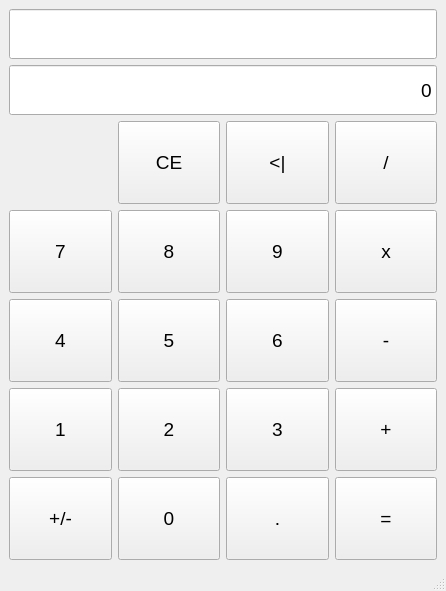
<?xml version="1.0" encoding="UTF-8"?>
<ui version="4.0">
 <class>MainWindow</class>
 <widget class="QMainWindow" name="MainWindow">
  <property name="geometry">
   <rect>
    <x>0</x>
    <y>0</y>
    <width>446</width>
    <height>591</height>
   </rect>
  </property>
  <property name="font">
   <font>
    <pointsize>8</pointsize>
   </font>
  </property>
  <property name="windowTitle">
   <string>MainWindow</string>
  </property>
  <widget class="QWidget" name="centralwidget">
   <layout class="QGridLayout" name="gridLayout_2">
    <item row="0" column="0">
     <layout class="QVBoxLayout" name="verticalLayout">
      <item>
       <widget class="QLineEdit" name="expressionLineEdit">
        <property name="minimumSize">
         <size>
          <width>0</width>
          <height>50</height>
         </size>
        </property>
        <property name="font">
         <font>
          <pointsize>14</pointsize>
          <weight>50</weight>
          <bold>false</bold>
         </font>
        </property>
        <property name="mouseTracking">
         <bool>true</bool>
        </property>
        <property name="inputMethodHints">
         <set>Qt::ImhNone</set>
        </property>
        <property name="inputMask">
         <string/>
        </property>
        <property name="alignment">
         <set>Qt::AlignRight|Qt::AlignTrailing|Qt::AlignVCenter</set>
        </property>
        <property name="placeholderText">
         <string/>
        </property>
       </widget>
      </item>
      <item>
       <widget class="QLineEdit" name="mainLineEdit">
        <property name="minimumSize">
         <size>
          <width>0</width>
          <height>50</height>
         </size>
        </property>
        <property name="font">
         <font>
          <pointsize>14</pointsize>
          <weight>50</weight>
          <bold>false</bold>
         </font>
        </property>
        <property name="text">
         <string>0</string>
        </property>
        <property name="alignment">
         <set>Qt::AlignRight|Qt::AlignTrailing|Qt::AlignVCenter</set>
        </property>
        <property name="placeholderText">
         <string/>
        </property>
       </widget>
      </item>
      <item>
       <layout class="QGridLayout" name="gridLayout">
        <item row="1" column="1">
         <widget class="QPushButton" name="pushButton_5">
          <property name="sizePolicy">
           <sizepolicy hsizetype="Minimum" vsizetype="Expanding">
            <horstretch>0</horstretch>
            <verstretch>0</verstretch>
           </sizepolicy>
          </property>
          <property name="font">
           <font>
            <pointsize>14</pointsize>
            <weight>50</weight>
            <italic>false</italic>
            <bold>false</bold>
            <underline>false</underline>
            <strikeout>false</strikeout>
           </font>
          </property>
          <property name="text">
           <string>8</string>
          </property>
         </widget>
        </item>
        <item row="1" column="2">
         <widget class="QPushButton" name="pushButton_9">
          <property name="sizePolicy">
           <sizepolicy hsizetype="Minimum" vsizetype="Expanding">
            <horstretch>0</horstretch>
            <verstretch>0</verstretch>
           </sizepolicy>
          </property>
          <property name="font">
           <font>
            <pointsize>14</pointsize>
            <weight>50</weight>
            <italic>false</italic>
            <bold>false</bold>
            <underline>false</underline>
            <strikeout>false</strikeout>
           </font>
          </property>
          <property name="text">
           <string>9</string>
          </property>
         </widget>
        </item>
        <item row="2" column="2">
         <widget class="QPushButton" name="pushButton_10">
          <property name="sizePolicy">
           <sizepolicy hsizetype="Minimum" vsizetype="Expanding">
            <horstretch>0</horstretch>
            <verstretch>0</verstretch>
           </sizepolicy>
          </property>
          <property name="font">
           <font>
            <pointsize>14</pointsize>
            <weight>50</weight>
            <italic>false</italic>
            <bold>false</bold>
            <underline>false</underline>
            <strikeout>false</strikeout>
           </font>
          </property>
          <property name="text">
           <string>6</string>
          </property>
         </widget>
        </item>
        <item row="2" column="1">
         <widget class="QPushButton" name="pushButton_6">
          <property name="sizePolicy">
           <sizepolicy hsizetype="Minimum" vsizetype="Expanding">
            <horstretch>0</horstretch>
            <verstretch>0</verstretch>
           </sizepolicy>
          </property>
          <property name="font">
           <font>
            <pointsize>14</pointsize>
            <weight>50</weight>
            <italic>false</italic>
            <bold>false</bold>
            <underline>false</underline>
            <strikeout>false</strikeout>
           </font>
          </property>
          <property name="text">
           <string>5</string>
          </property>
         </widget>
        </item>
        <item row="3" column="3">
         <widget class="QPushButton" name="pushButton_15">
          <property name="sizePolicy">
           <sizepolicy hsizetype="Minimum" vsizetype="Expanding">
            <horstretch>0</horstretch>
            <verstretch>0</verstretch>
           </sizepolicy>
          </property>
          <property name="font">
           <font>
            <pointsize>14</pointsize>
            <weight>50</weight>
            <italic>false</italic>
            <bold>false</bold>
            <underline>false</underline>
            <strikeout>false</strikeout>
           </font>
          </property>
          <property name="text">
           <string>+</string>
          </property>
         </widget>
        </item>
        <item row="3" column="2">
         <widget class="QPushButton" name="pushButton_11">
          <property name="sizePolicy">
           <sizepolicy hsizetype="Minimum" vsizetype="Expanding">
            <horstretch>0</horstretch>
            <verstretch>0</verstretch>
           </sizepolicy>
          </property>
          <property name="font">
           <font>
            <pointsize>14</pointsize>
            <weight>50</weight>
            <italic>false</italic>
            <bold>false</bold>
            <underline>false</underline>
            <strikeout>false</strikeout>
           </font>
          </property>
          <property name="text">
           <string>3</string>
          </property>
         </widget>
        </item>
        <item row="3" column="0">
         <widget class="QPushButton" name="pushButton_3">
          <property name="sizePolicy">
           <sizepolicy hsizetype="Minimum" vsizetype="Expanding">
            <horstretch>0</horstretch>
            <verstretch>0</verstretch>
           </sizepolicy>
          </property>
          <property name="font">
           <font>
            <pointsize>14</pointsize>
            <weight>50</weight>
            <italic>false</italic>
            <bold>false</bold>
            <underline>false</underline>
            <strikeout>false</strikeout>
           </font>
          </property>
          <property name="text">
           <string>1</string>
          </property>
         </widget>
        </item>
        <item row="3" column="1">
         <widget class="QPushButton" name="pushButton_7">
          <property name="sizePolicy">
           <sizepolicy hsizetype="Minimum" vsizetype="Expanding">
            <horstretch>0</horstretch>
            <verstretch>0</verstretch>
           </sizepolicy>
          </property>
          <property name="font">
           <font>
            <pointsize>14</pointsize>
            <weight>50</weight>
            <italic>false</italic>
            <bold>false</bold>
            <underline>false</underline>
            <strikeout>false</strikeout>
           </font>
          </property>
          <property name="text">
           <string>2</string>
          </property>
         </widget>
        </item>
        <item row="2" column="3">
         <widget class="QPushButton" name="pushButton_14">
          <property name="sizePolicy">
           <sizepolicy hsizetype="Minimum" vsizetype="Expanding">
            <horstretch>0</horstretch>
            <verstretch>0</verstretch>
           </sizepolicy>
          </property>
          <property name="font">
           <font>
            <pointsize>14</pointsize>
            <weight>50</weight>
            <italic>false</italic>
            <bold>false</bold>
            <underline>false</underline>
            <strikeout>false</strikeout>
           </font>
          </property>
          <property name="text">
           <string>-</string>
          </property>
         </widget>
        </item>
        <item row="4" column="1">
         <widget class="QPushButton" name="pushButton_8">
          <property name="sizePolicy">
           <sizepolicy hsizetype="Minimum" vsizetype="Expanding">
            <horstretch>0</horstretch>
            <verstretch>0</verstretch>
           </sizepolicy>
          </property>
          <property name="font">
           <font>
            <pointsize>14</pointsize>
            <weight>50</weight>
            <italic>false</italic>
            <bold>false</bold>
            <underline>false</underline>
            <strikeout>false</strikeout>
           </font>
          </property>
          <property name="text">
           <string>0</string>
          </property>
         </widget>
        </item>
        <item row="1" column="3">
         <widget class="QPushButton" name="pushButton_13">
          <property name="sizePolicy">
           <sizepolicy hsizetype="Minimum" vsizetype="Expanding">
            <horstretch>0</horstretch>
            <verstretch>0</verstretch>
           </sizepolicy>
          </property>
          <property name="font">
           <font>
            <pointsize>14</pointsize>
            <weight>50</weight>
            <italic>false</italic>
            <bold>false</bold>
            <underline>false</underline>
            <strikeout>false</strikeout>
           </font>
          </property>
          <property name="text">
           <string>x</string>
          </property>
         </widget>
        </item>
        <item row="4" column="3">
         <widget class="QPushButton" name="pushButton_16">
          <property name="sizePolicy">
           <sizepolicy hsizetype="Minimum" vsizetype="Expanding">
            <horstretch>0</horstretch>
            <verstretch>0</verstretch>
           </sizepolicy>
          </property>
          <property name="font">
           <font>
            <pointsize>14</pointsize>
            <weight>50</weight>
            <italic>false</italic>
            <bold>false</bold>
            <underline>false</underline>
            <strikeout>false</strikeout>
           </font>
          </property>
          <property name="text">
           <string>=</string>
          </property>
         </widget>
        </item>
        <item row="1" column="0">
         <widget class="QPushButton" name="pushButton">
          <property name="sizePolicy">
           <sizepolicy hsizetype="Minimum" vsizetype="Expanding">
            <horstretch>0</horstretch>
            <verstretch>0</verstretch>
           </sizepolicy>
          </property>
          <property name="font">
           <font>
            <pointsize>14</pointsize>
            <weight>50</weight>
            <italic>false</italic>
            <bold>false</bold>
            <underline>false</underline>
            <strikeout>false</strikeout>
           </font>
          </property>
          <property name="text">
           <string>7</string>
          </property>
         </widget>
        </item>
        <item row="4" column="0">
         <widget class="QPushButton" name="pushButton_4">
          <property name="sizePolicy">
           <sizepolicy hsizetype="Minimum" vsizetype="Expanding">
            <horstretch>0</horstretch>
            <verstretch>0</verstretch>
           </sizepolicy>
          </property>
          <property name="font">
           <font>
            <pointsize>14</pointsize>
            <weight>50</weight>
            <italic>false</italic>
            <bold>false</bold>
            <underline>false</underline>
            <strikeout>false</strikeout>
           </font>
          </property>
          <property name="text">
           <string>+/-</string>
          </property>
         </widget>
        </item>
        <item row="2" column="0">
         <widget class="QPushButton" name="pushButton_2">
          <property name="sizePolicy">
           <sizepolicy hsizetype="Minimum" vsizetype="Expanding">
            <horstretch>0</horstretch>
            <verstretch>0</verstretch>
           </sizepolicy>
          </property>
          <property name="font">
           <font>
            <pointsize>14</pointsize>
            <weight>50</weight>
            <italic>false</italic>
            <bold>false</bold>
            <underline>false</underline>
            <strikeout>false</strikeout>
           </font>
          </property>
          <property name="text">
           <string>4</string>
          </property>
         </widget>
        </item>
        <item row="4" column="2">
         <widget class="QPushButton" name="pushButton_12">
          <property name="sizePolicy">
           <sizepolicy hsizetype="Minimum" vsizetype="Expanding">
            <horstretch>0</horstretch>
            <verstretch>0</verstretch>
           </sizepolicy>
          </property>
          <property name="font">
           <font>
            <pointsize>14</pointsize>
            <weight>50</weight>
            <italic>false</italic>
            <bold>false</bold>
            <underline>false</underline>
            <strikeout>false</strikeout>
           </font>
          </property>
          <property name="text">
           <string>.</string>
          </property>
         </widget>
        </item>
        <item row="0" column="3">
         <widget class="QPushButton" name="pushButton_17">
          <property name="sizePolicy">
           <sizepolicy hsizetype="Minimum" vsizetype="Expanding">
            <horstretch>0</horstretch>
            <verstretch>0</verstretch>
           </sizepolicy>
          </property>
          <property name="font">
           <font>
            <pointsize>14</pointsize>
            <weight>50</weight>
            <italic>false</italic>
            <bold>false</bold>
            <underline>false</underline>
            <strikeout>false</strikeout>
           </font>
          </property>
          <property name="text">
           <string>/</string>
          </property>
         </widget>
        </item>
        <item row="0" column="2">
         <widget class="QPushButton" name="pushButton_18">
          <property name="sizePolicy">
           <sizepolicy hsizetype="Minimum" vsizetype="Expanding">
            <horstretch>0</horstretch>
            <verstretch>0</verstretch>
           </sizepolicy>
          </property>
          <property name="font">
           <font>
            <pointsize>14</pointsize>
            <weight>50</weight>
            <italic>false</italic>
            <bold>false</bold>
            <underline>false</underline>
            <strikeout>false</strikeout>
           </font>
          </property>
          <property name="text">
           <string>&lt;|</string>
          </property>
         </widget>
        </item>
        <item row="0" column="1">
         <widget class="QPushButton" name="pushButton_19">
          <property name="sizePolicy">
           <sizepolicy hsizetype="Minimum" vsizetype="Expanding">
            <horstretch>0</horstretch>
            <verstretch>0</verstretch>
           </sizepolicy>
          </property>
          <property name="font">
           <font>
            <pointsize>14</pointsize>
            <weight>50</weight>
            <italic>false</italic>
            <bold>false</bold>
            <underline>false</underline>
            <strikeout>false</strikeout>
           </font>
          </property>
          <property name="text">
           <string>CE</string>
          </property>
         </widget>
        </item>
       </layout>
      </item>
     </layout>
    </item>
   </layout>
  </widget>
  <widget class="QMenuBar" name="menubar">
   <property name="geometry">
    <rect>
     <x>0</x>
     <y>0</y>
     <width>446</width>
     <height>19</height>
    </rect>
   </property>
  </widget>
  <widget class="QStatusBar" name="statusbar"/>
 </widget>
 <resources/>
 <connections>
  <connection>
   <sender>pushButton_19</sender>
   <signal>clicked()</signal>
   <receiver>MainWindow</receiver>
   <slot>clearExpression()</slot>
   <hints>
    <hint type="sourcelabel">
     <x>195</x>
     <y>182</y>
    </hint>
    <hint type="destinationlabel">
     <x>111</x>
     <y>153</y>
    </hint>
   </hints>
  </connection>
  <connection>
   <sender>pushButton_18</sender>
   <signal>clicked()</signal>
   <receiver>MainWindow</receiver>
   <slot>eraseCharacter()</slot>
   <hints>
    <hint type="sourcelabel">
     <x>327</x>
     <y>220</y>
    </hint>
    <hint type="destinationlabel">
     <x>124</x>
     <y>179</y>
    </hint>
   </hints>
  </connection>
  <connection>
   <sender>pushButton_13</sender>
   <signal>clicked()</signal>
   <receiver>MainWindow</receiver>
   <slot>multiplication()</slot>
   <hints>
    <hint type="sourcelabel">
     <x>434</x>
     <y>305</y>
    </hint>
    <hint type="destinationlabel">
     <x>469</x>
     <y>235</y>
    </hint>
   </hints>
  </connection>
  <connection>
   <sender>pushButton_14</sender>
   <signal>clicked()</signal>
   <receiver>MainWindow</receiver>
   <slot>difference()</slot>
   <hints>
    <hint type="sourcelabel">
     <x>434</x>
     <y>391</y>
    </hint>
    <hint type="destinationlabel">
     <x>475</x>
     <y>327</y>
    </hint>
   </hints>
  </connection>
  <connection>
   <sender>pushButton_15</sender>
   <signal>clicked()</signal>
   <receiver>MainWindow</receiver>
   <slot>sum()</slot>
   <hints>
    <hint type="sourcelabel">
     <x>434</x>
     <y>476</y>
    </hint>
    <hint type="destinationlabel">
     <x>458</x>
     <y>422</y>
    </hint>
   </hints>
  </connection>
  <connection>
   <sender>pushButton_16</sender>
   <signal>clicked()</signal>
   <receiver>MainWindow</receiver>
   <slot>getResult()</slot>
   <hints>
    <hint type="sourcelabel">
     <x>434</x>
     <y>561</y>
    </hint>
    <hint type="destinationlabel">
     <x>469</x>
     <y>515</y>
    </hint>
   </hints>
  </connection>
  <connection>
   <sender>pushButton_12</sender>
   <signal>clicked()</signal>
   <receiver>MainWindow</receiver>
   <slot>dot()</slot>
   <hints>
    <hint type="sourcelabel">
     <x>327</x>
     <y>561</y>
    </hint>
    <hint type="destinationlabel">
     <x>321</x>
     <y>515</y>
    </hint>
   </hints>
  </connection>
  <connection>
   <sender>pushButton_8</sender>
   <signal>clicked()</signal>
   <receiver>MainWindow</receiver>
   <slot>add0()</slot>
   <hints>
    <hint type="sourcelabel">
     <x>219</x>
     <y>561</y>
    </hint>
    <hint type="destinationlabel">
     <x>188</x>
     <y>515</y>
    </hint>
   </hints>
  </connection>
  <connection>
   <sender>pushButton_4</sender>
   <signal>clicked()</signal>
   <receiver>MainWindow</receiver>
   <slot>changeSign()</slot>
   <hints>
    <hint type="sourcelabel">
     <x>94</x>
     <y>558</y>
    </hint>
    <hint type="destinationlabel">
     <x>88</x>
     <y>517</y>
    </hint>
   </hints>
  </connection>
  <connection>
   <sender>pushButton</sender>
   <signal>clicked()</signal>
   <receiver>MainWindow</receiver>
   <slot>add7()</slot>
   <hints>
    <hint type="sourcelabel">
     <x>82</x>
     <y>295</y>
    </hint>
    <hint type="destinationlabel">
     <x>55</x>
     <y>231</y>
    </hint>
   </hints>
  </connection>
  <connection>
   <sender>pushButton_5</sender>
   <signal>clicked()</signal>
   <receiver>MainWindow</receiver>
   <slot>add8()</slot>
   <hints>
    <hint type="sourcelabel">
     <x>219</x>
     <y>305</y>
    </hint>
    <hint type="destinationlabel">
     <x>187</x>
     <y>233</y>
    </hint>
   </hints>
  </connection>
  <connection>
   <sender>pushButton_9</sender>
   <signal>clicked()</signal>
   <receiver>MainWindow</receiver>
   <slot>add9()</slot>
   <hints>
    <hint type="sourcelabel">
     <x>324</x>
     <y>268</y>
    </hint>
    <hint type="destinationlabel">
     <x>308</x>
     <y>235</y>
    </hint>
   </hints>
  </connection>
  <connection>
   <sender>pushButton_2</sender>
   <signal>clicked()</signal>
   <receiver>MainWindow</receiver>
   <slot>add4()</slot>
   <hints>
    <hint type="sourcelabel">
     <x>78</x>
     <y>381</y>
    </hint>
    <hint type="destinationlabel">
     <x>56</x>
     <y>325</y>
    </hint>
   </hints>
  </connection>
  <connection>
   <sender>pushButton_6</sender>
   <signal>clicked()</signal>
   <receiver>MainWindow</receiver>
   <slot>add5()</slot>
   <hints>
    <hint type="sourcelabel">
     <x>219</x>
     <y>391</y>
    </hint>
    <hint type="destinationlabel">
     <x>209</x>
     <y>328</y>
    </hint>
   </hints>
  </connection>
  <connection>
   <sender>pushButton_10</sender>
   <signal>clicked()</signal>
   <receiver>MainWindow</receiver>
   <slot>add6()</slot>
   <hints>
    <hint type="sourcelabel">
     <x>327</x>
     <y>391</y>
    </hint>
    <hint type="destinationlabel">
     <x>322</x>
     <y>330</y>
    </hint>
   </hints>
  </connection>
  <connection>
   <sender>pushButton_11</sender>
   <signal>clicked()</signal>
   <receiver>MainWindow</receiver>
   <slot>add3()</slot>
   <hints>
    <hint type="sourcelabel">
     <x>327</x>
     <y>476</y>
    </hint>
    <hint type="destinationlabel">
     <x>321</x>
     <y>421</y>
    </hint>
   </hints>
  </connection>
  <connection>
   <sender>pushButton_7</sender>
   <signal>clicked()</signal>
   <receiver>MainWindow</receiver>
   <slot>add2()</slot>
   <hints>
    <hint type="sourcelabel">
     <x>219</x>
     <y>476</y>
    </hint>
    <hint type="destinationlabel">
     <x>194</x>
     <y>420</y>
    </hint>
   </hints>
  </connection>
  <connection>
   <sender>pushButton_3</sender>
   <signal>clicked()</signal>
   <receiver>MainWindow</receiver>
   <slot>add1()</slot>
   <hints>
    <hint type="sourcelabel">
     <x>111</x>
     <y>465</y>
    </hint>
    <hint type="destinationlabel">
     <x>54</x>
     <y>420</y>
    </hint>
   </hints>
  </connection>
  <connection>
   <sender>pushButton_17</sender>
   <signal>clicked()</signal>
   <receiver>MainWindow</receiver>
   <slot>divide()</slot>
   <hints>
    <hint type="sourcelabel">
     <x>391</x>
     <y>182</y>
    </hint>
    <hint type="destinationlabel">
     <x>107</x>
     <y>198</y>
    </hint>
   </hints>
  </connection>
 </connections>
 <slots>
  <slot>add0()</slot>
  <slot>add1()</slot>
  <slot>add2()</slot>
  <slot>add3()</slot>
  <slot>add4()</slot>
  <slot>add5()</slot>
  <slot>add6()</slot>
  <slot>add7()</slot>
  <slot>add8()</slot>
  <slot>add9()</slot>
  <slot>clearExpression()</slot>
  <slot>eraseCharacter()</slot>
  <slot>divide()</slot>
  <slot>multiplication()</slot>
  <slot>difference()</slot>
  <slot>sum()</slot>
  <slot>getResult()</slot>
  <slot>dot()</slot>
  <slot>changeSign()</slot>
 </slots>
</ui>
